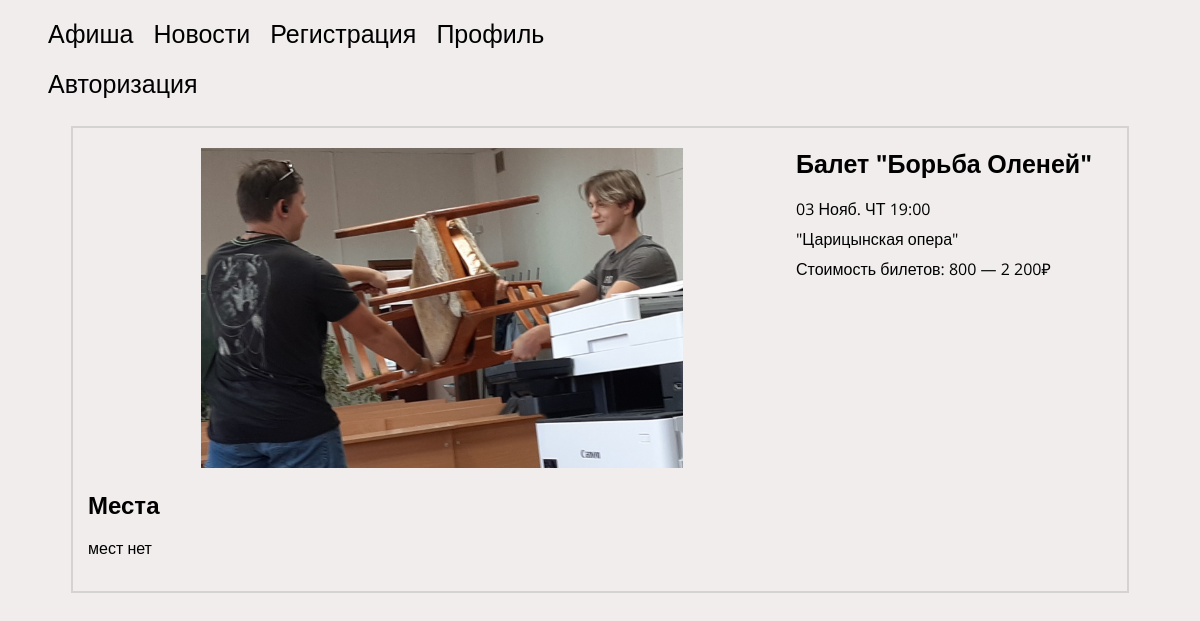
Page /theatre.php?posterid=4 on the earlier database version.
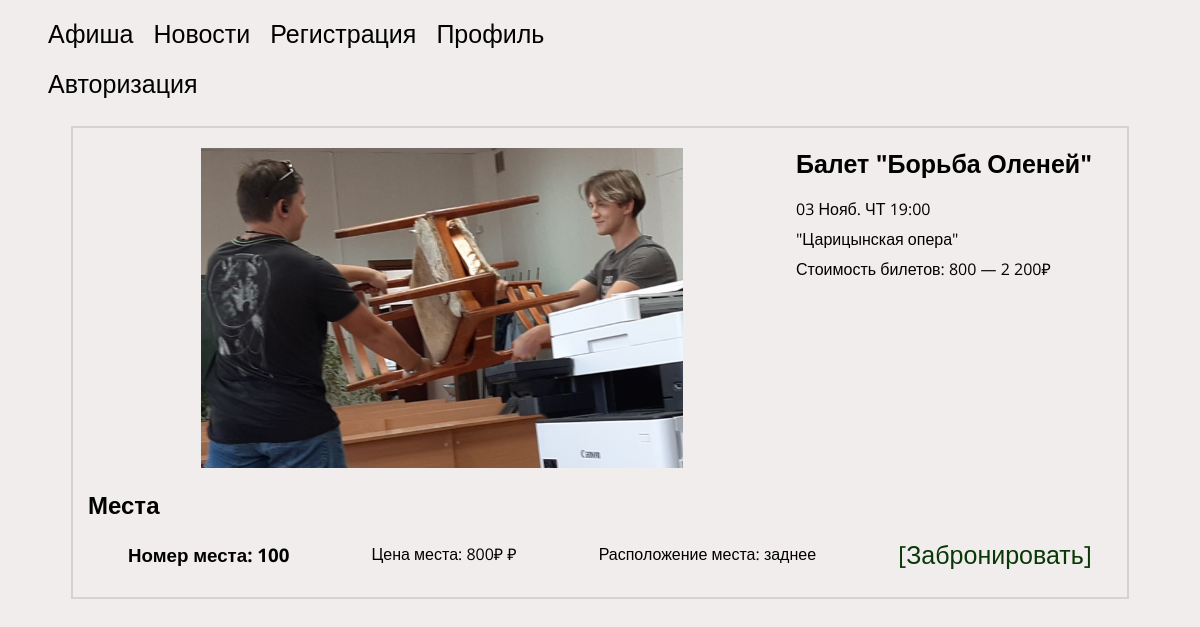
Same page on the later database version.
### tables this page shows
CREATE TABLE `poster` (
  `id` int NOT NULL,
  `img` varchar(255) NOT NULL,
  `name` varchar(255) NOT NULL,
  `date` varchar(255) NOT NULL,
  `place` varchar(255) NOT NULL,
  `price` varchar(255) NOT NULL
);

CREATE TABLE `theatrezal` (
  `id` int NOT NULL,
  `id_poster` int NOT NULL,
  `name` varchar(255) NOT NULL,
  `sit_num` varchar(255) NOT NULL,
  `sit_status` varchar(255) NOT NULL,
  `sit_price` varchar(255) NOT NULL,
  `sit_direction` varchar(255) NOT NULL,
  `reserved_by_id` varchar(255) NOT NULL
);

### theatre.php (the view, shortened to what this page needs)
<?php include 'connect.php' ?>
<!DOCTYPE html>
<html lang="ru">
<head>
    <link rel="stylesheet" href="/style/style.css">
</head>
<body>
    <header class="header">
        <div class="header-container ">
            <nav class="header-nav">
                <ul class="menu flex">
                    <li>
                        <a href="index.php" class="header-link">Афиша</a>
                    </li>
                    <li>
                        <a href="#">Новости</a>
                    <li>
                        <a href="reg.php">Регистрация</a>
                    </li>
                    </li>
                    <li>
                        <a href="profil.php">Профиль</a>
                    </li>
                </ul>
                <?php
                echo "<ul class='header-cabinet'>";
                if (isset($_SESSION["userid"])) {
                    $currentID = $_SESSION["userid"];
                    $loginSelect = "SELECT login FROM `user` WHERE id = '$currentID'";
                    $loginResult = mysqli_query($conn, $loginSelect);
                    $loginFetch = mysqli_fetch_array($loginResult);
                    echo "<span class ='nameclass'>" . $loginFetch['login'] . "</span>";
                    echo "<a href='exit.php'>" . " выйти?" . "</a>";
                } else {
                    echo "<a href='auth.php'>" . "Авторизация" . "</a>";
                }
                echo "</ul>"
                ?>
            </nav>
        </div>
    </header>
    <main class="main">
        <section class="section theatre-about__section">
            <div class="container theatre-about__container">
                <?php
                $poster = $_GET['posterid'];
                $posterIDSelect = "SELECT * FROM `poster` WHERE id = '$poster'";
                $posterIDSelectResult = mysqli_query($conn, $posterIDSelect);
                $posterZalSelect = "SELECT * FROM `theatrezal` WHERE id_poster = '$poster' AND sit_status = 'свободное'";
                $posterZalSelectResult = mysqli_query($conn, $posterZalSelect);
                $posterZalAssoc = mysqli_fetch_assoc($posterZalSelectResult);
                foreach ($posterIDSelectResult as $posterIDRow) {
                    echo "<div class='theatre-about_wrapper'>";
                    echo "<img src='img/" . $posterIDRow['img'] . "' class='theatre__image' alt=''>";
                    echo "<div class='theatre-about__content__wrapper'>";
                    echo "<h2 class='about__header'>" .
                        "<a href='index.php?name=' class='about__link'>" . $posterIDRow['name'] . "</a>" .
                        "</h2>";
                    echo "<span class='theatre-about__span'>" . "$posterIDRow[date]" . "</span>";
                    echo "<span class='theatre-about__span'>" . "$posterIDRow[place]" . "</span>";
                    echo "<span class='theatre-about__span'>" . "Стоимость билетов:&nbsp;" . "$posterIDRow[price]" . "</span>";
                    echo "</div>";
                    echo "</div>";
                }
                echo "<h2 class='about__header'>Места</h2>";
                if (empty($posterZalAssoc) && !isset($_GET['placeid'])) {
                    echo "<p class='sit_empty'>" . "мест нет" . "</p>";
                }
                if (isset($_GET['placeid'])) {
                    $placeid = $_GET['placeid'];
                    $placeupdate = "UPDATE `theatrezal` SET `sit_status` = 'занятое', `reserved_by_id` = '$currentID' WHERE id = '$placeid'";
                    if ($conn->query($placeupdate)) {
                        echo "<p class='sit__update'> Место зарезервировано </p>";
                    } else {
                        echo "<p class='sit__update'> Место зарезервировано" . $conn->error  . "</p>";
                    }
                } else {
                    echo "<ul class='sit__list sit'>";
                    foreach ($posterZalSelectResult as $posterZalRow) {
                        echo "<li class='sit__item'>";
                        echo "<h3 class='sit__header'>" . "Номер места: " . "$posterZalRow[sit_num]" . "</h3>";
                        echo "<p class='sit__paragraph'>" . "Цена места: " . "$posterZalRow[sit_price] " . "&#8381" . "</p>";
                        echo "<p class='sit__paragraph'>" . "Расположение места: " . "$posterZalRow[sit_direction]" . "</p>";
                        echo "<a href='theatre.php?posterid=" . $posterZalRow['id_poster'] . "&placeid=" . $posterZalRow['id'] . "' class='sit__link'>" . "[Забронировать]" . "</a>";
                        echo "</li>";
                    }
                    echo "</ul>";
                }
                ?>
            </div>
        </section>
    </main>
</body>
</html>

Differences in the rows shown:
added theatrezal: sit_num "100", sit_price "800₽", sit_direction "заднее"
Other differences:
text no longer shown: "мест нет"
